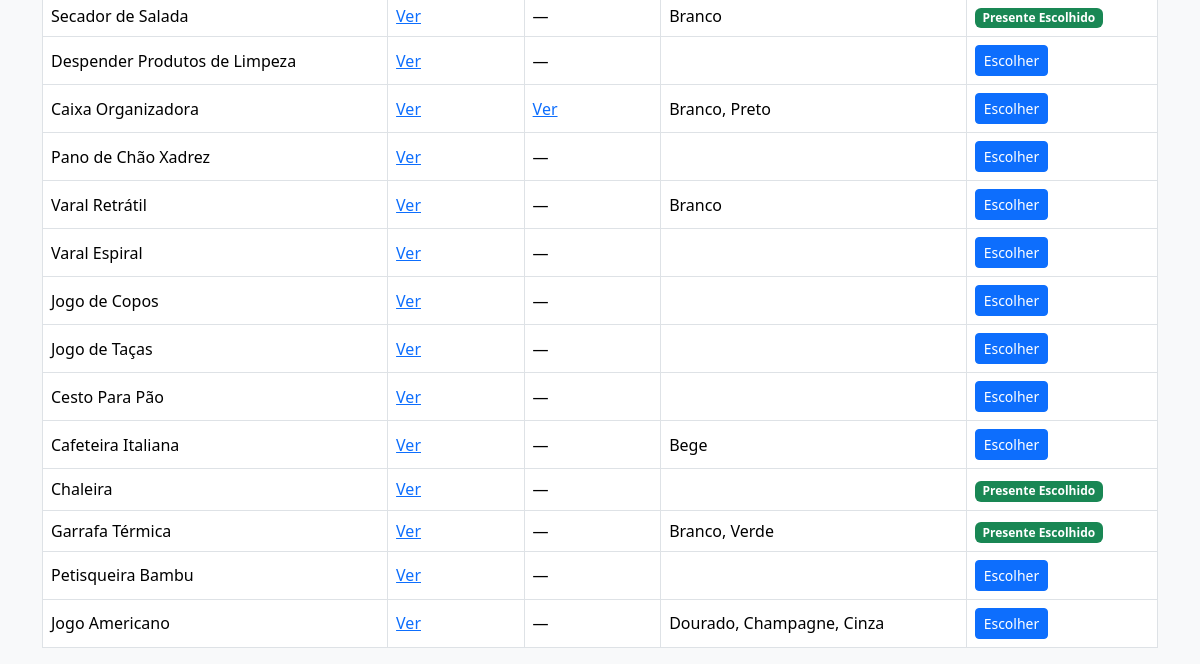
Before: / (lower part) with the older database file.
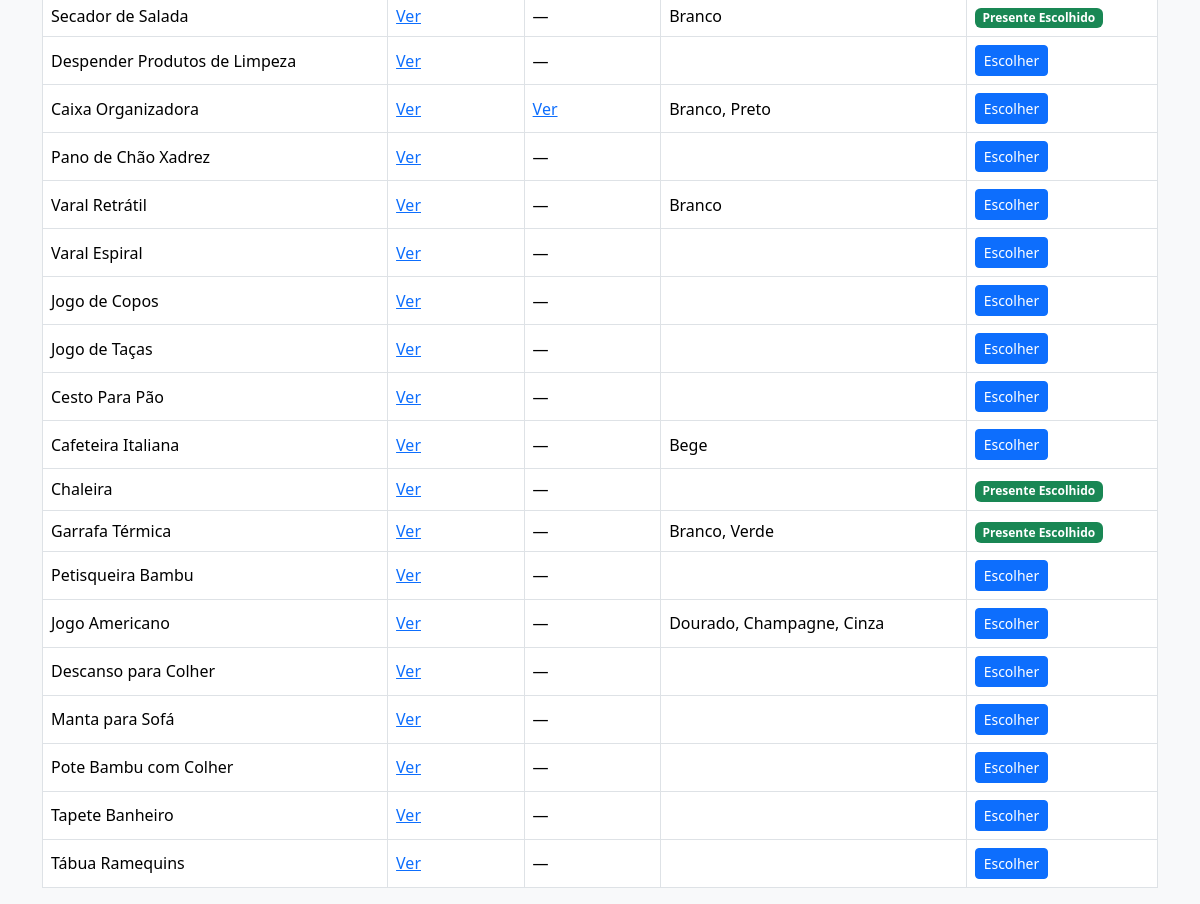
After: the same page with the newer database file.
### tables this page shows
CREATE TABLE presentes (
            id INTEGER PRIMARY KEY AUTOINCREMENT,
            presente TEXT,
            link1 TEXT,
            link2 TEXT,
            cores TEXT,
            escolhido_por TEXT
        );

### app.py (the view)
@app.route("/")
def index():
    is_admin = request.args.get("admin") == ADMIN_KEY
    conn = get_db()
    cursor = conn.cursor()
    cursor.execute("SELECT * FROM presentes")
    presentes = cursor.fetchall()
    conn.close()
    return render_template("index.html", presentes=presentes, is_admin=is_admin)

### app.py (called while the page is built)
def get_db():
    conn = sqlite3.connect(DB_PATH)
    conn.row_factory = sqlite3.Row
    return conn

### templates/index.html (shortened to what this page needs)
<!DOCTYPE html>
<html lang="pt-br">
<head>
    <link
      href="https://cdn.jsdelivr.net/npm/bootstrap@5.3.2/dist/css/bootstrap.min.css"
      rel="stylesheet"
    >
</head>
<body class="bg-light">
<div class="container mt-5">
    <div class="table-responsive">
        <table class="table table-bordered table-hover align-middle">
            <tbody>
            {% for item in presentes %}
                <tr>
                    <td>{{ item.presente }}</td>
                    <td>
                        {% if item.link1 %}
                            <a href="{{ item.link1 }}" target="_blank">Ver</a>
                        {% else %}
                            —
                        {% endif %}
                    </td>
                    <td>
                        {% if item.link2 %}
                            <a href="{{ item.link2 }}" target="_blank">Ver</a>
                        {% else %}
                            —
                        {% endif %}
                    </td>
                    <td>{{ item.cores }}</td>
                    <td>
                        {% if item.escolhido_por %}
                            <span class="badge bg-success">
                                Presente Escolhido
                            </span>
                        {% else %}
                            <button
                                class="btn btn-sm btn-primary"
                                data-bs-toggle="modal"
                                data-bs-target="#confirmModal{{ item.id }}"
                            >
                                Escolher
                            </button>
                        {% endif %}
                    </td>
                </tr>
            {% endfor %}
            </tbody>
        </table>
    </div>
</div>
</body>
</html>

Changed rows visible on the page:
added presentes: presente "Descanso para Colher"
added presentes: presente "Manta para Sofá"
added presentes: presente "Pote Bambu com Colher"
added presentes: presente "Tapete Banheiro"
added presentes: presente "Tábua Ramequins"
